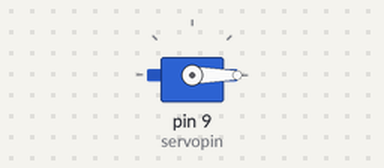
The sketch below on a simulated Arduino Uno, built with avr-gcc and run on an emulated ATmega328P. Shown: servo.

Above: at 0.05 s.
At 2.5 s:
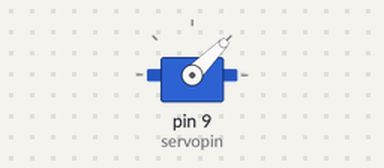
At 5.0 s:
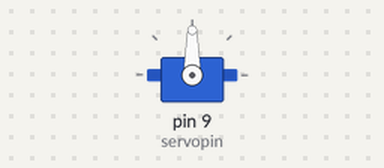
At 10.0 s:
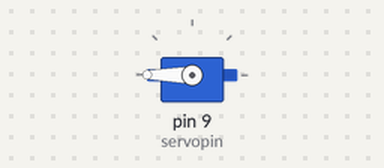
Timing chart, 0 to 13.0 s (numbered marks = the images above):
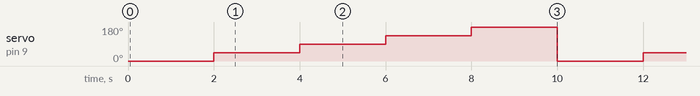

Measured:
- by itself, servo on pin 9 (servopin): repeats every 10.0 s: 90° 2.0 s, 135° 2.0 s, 180° 2.0 s, 0° 2.0 s, 45° 2.0 s

The sketch:

1.ino
```cpp
#include <Servo.h>  //loads servo command library

Servo myservo;      // Declare servo variable "myservo"

int pos = 0;        // variable to store the servo position
int servopin = 9;   //variable to store servo pin

void setup() {
  myservo.attach(servopin);  // attaches the servo on pin 9 to the servo object
}

void loop() {

  //the following script hard codes positions for the servo to move to.
  myservo.write(0);
  delay(2000);

  myservo.write(45);
  delay(2000);

  myservo.write(90);
  delay(2000);

  myservo.write(135);
  delay(2000);

  myservo.write(180);
  delay(2000);
}
```
